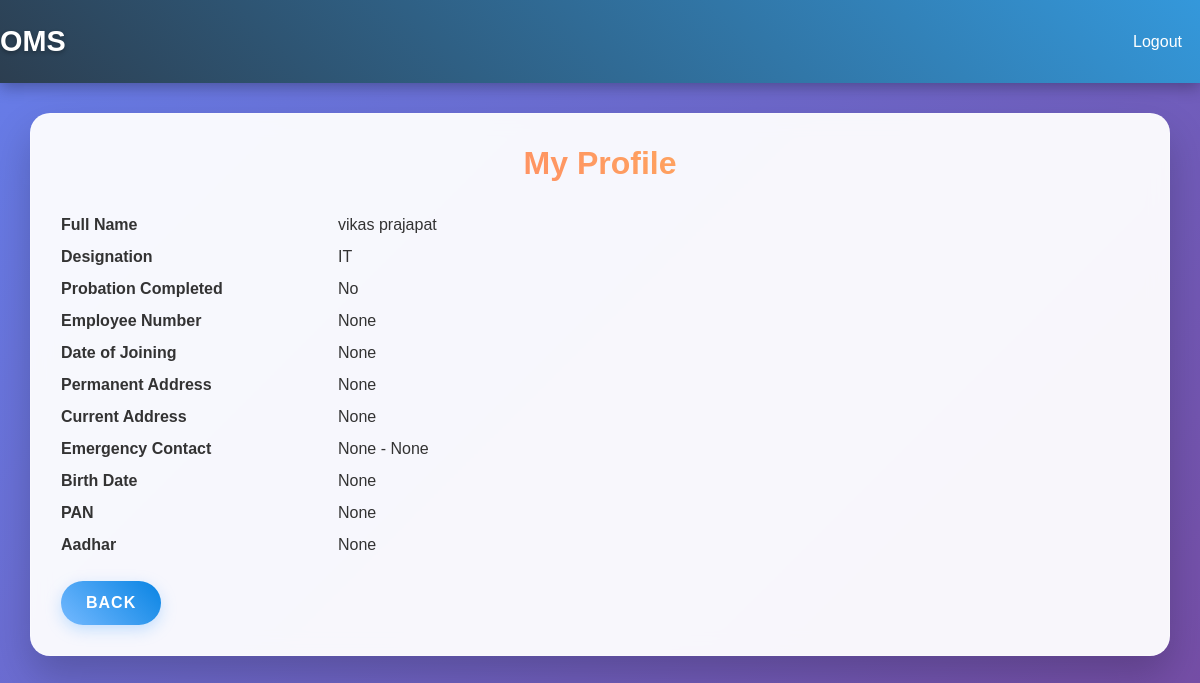
The page /employee/profile (signed in) on the database its author committed.
### app.py (models this page shows, shortened)
class User(db.Model, UserMixin):
    id = db.Column(db.Integer, primary_key=True)
    username = db.Column(db.String(50), unique=True, nullable=False)
    password_hash = db.Column(db.String(128), nullable=False)
    full_name = db.Column(db.String(100))
    designation = db.Column(db.String(100))
    probation_completed = db.Column(db.Boolean, default=False)
    emp_number = db.Column(db.String(20), unique=True)
    doj = db.Column(db.Date)
    perm_address = db.Column(db.Text)
    curr_address = db.Column(db.Text)
    emerg_contact_name = db.Column(db.String(100))
    emerg_contact_num = db.Column(db.String(20))
    birth_date = db.Column(db.Date)
    pan = db.Column(db.String(20))
    aadhar = db.Column(db.String(20))
    role = db.Column(db.Enum('employee', 'supervisor', 'admin'), default='employee')
    manager_id = db.Column(db.Integer, db.ForeignKey('user.id'))
    department = db.Column(db.String(100))
    team = db.Column(db.Enum('corporate', 'production'))
    profile_picture = db.Column(db.String(200))
    last_working_day = db.Column(db.Date)
    salary = db.Column(db.Float)
    comment = db.Column(db.Text)
    assigned_employees = db.relationship('User', backref=db.backref('manager', remote_side=[id]))

### app.py (the view)
@app.route('/employee/profile')
@login_required
def employee_profile():
    if current_user.role != 'employee':
        return redirect(url_for('dashboard'))
    log_action('Viewed profile')
    return render_template('employee_profile.html', user=current_user)

### app.py (called while the page is built)
def get_daily_logger():
    today = datetime.now().strftime('%Y-%m-%d')
    log_file = os.path.join(app.config['LOG_FOLDER'], f'{today}.log')
    logger = logging.getLogger('daily_logger')
    logger.setLevel(logging.INFO)
    if not logger.handlers:
        handler = logging.FileHandler(log_file)
        formatter = logging.Formatter('%(asctime)s - %(user)s - %(message)s')
        handler.setFormatter(formatter)
        logger.addHandler(handler)
    return logger

@login_manager.user_loader
def load_user(user_id):
    return User.query.get(int(user_id))

def log_action(action):
    logger = get_daily_logger()
    username = current_user.username if current_user.is_authenticated else 'anonymous'
    logger.info(action, extra={'user': username})
    if current_user.is_authenticated:
        new_log = Log(user_id=current_user.id, action=action)
        db.session.add(new_log)
        db.session.commit()

@app.context_processor
def inject_common_vars():
    return {
        'today': date.today().strftime('%B %d, %Y')
    }

### templates/employee_profile.html (shortened to what this page needs)
{% extends 'base.html' %}
{% block content %}
    <h2>My Profile</h2>
    <dl class="row">
        <dt class="col-sm-3">Full Name</dt>
        <dd class="col-sm-9">{{ user.full_name }}</dd>
        <dt class="col-sm-3">Designation</dt>
        <dd class="col-sm-9">{{ user.designation }}</dd>
        <dt class="col-sm-3">Probation Completed</dt>
        <dd class="col-sm-9">{{ 'Yes' if user.probation_completed else 'No' }}</dd>
        <dt class="col-sm-3">Employee Number</dt>
        <dd class="col-sm-9">{{ user.emp_number }}</dd>
        <dt class="col-sm-3">Date of Joining</dt>
        <dd class="col-sm-9">{{ user.doj }}</dd>
        <dt class="col-sm-3">Permanent Address</dt>
        <dd class="col-sm-9">{{ user.perm_address }}</dd>
        <dt class="col-sm-3">Current Address</dt>
        <dd class="col-sm-9">{{ user.curr_address }}</dd>
        <dt class="col-sm-3">Emergency Contact</dt>
        <dd class="col-sm-9">{{ user.emerg_contact_name }} - {{ user.emerg_contact_num }}</dd>
        <dt class="col-sm-3">Birth Date</dt>
        <dd class="col-sm-9">{{ user.birth_date }}</dd>
        <dt class="col-sm-3">PAN</dt>
        <dd class="col-sm-9">{{ user.pan }}</dd>
        <dt class="col-sm-3">Aadhar</dt>
        <dd class="col-sm-9">{{ user.aadhar }}</dd>
    </dl>
    <a href="{{ url_for('employee_dashboard') }}" class="btn btn-secondary">Back</a>
{% endblock %}

### static/styles.css (style rules this page uses)
* { margin: 0; padding: 0; box-sizing: border-box; }
body { background: linear-gradient(135deg, #667eea 0%, #764ba2 100%); min-height: 100vh; font-family: 'Poppins', sans-serif; color: #333; animation: fadeIn 1s ease-in-out; }
h2 { background: linear-gradient(45deg, #ff6b6b, #feca57); -webkit-background-clip: text; -webkit-text-fill-color: transparent; background-clip: text; text-align: center; font-weight: 700; margin-bottom: 30px; animation: pulse 2s infinite; }
.btn { border-radius: 50px; padding: 10px 25px; font-weight: 600; text-transform: uppercase; letter-spacing: 1px; transition: all 0.4s ease; position: relative; overflow: hidden; z-index: 1; }
.btn::before { content: ''; position: absolute; top: 0; left: -100%; width: 100%; height: 100%; background: linear-gradient(90deg, transparent, rgba(255, 255, 255, 0.3), transparent); transition: 0.5s; z-index: -1; }
.btn-secondary { background: linear-gradient(45deg, #74b9ff, #0984e3); border: none; color: white; box-shadow: 0 5px 15px rgba(116, 185, 255, 0.4); }

### rows shown on the page
User: full_name "vikas prajapat", designation "IT", probation_completed "No", emp_number "None", doj "None", perm_address "None", curr_address "None", emerg_contact_name "None", emerg_contact_num "None", birth_date "None", pan "None", aadhar "None"
